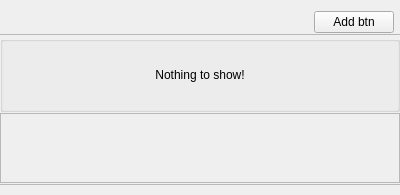
<?xml version="1.0" encoding="UTF-8"?>
<ui version="4.0">
 <class>C_CamMosDatabaseWidget</class>
 <widget class="QWidget" name="C_CamMosDatabaseWidget">
  <property name="geometry">
   <rect>
    <x>0</x>
    <y>0</y>
    <width>400</width>
    <height>195</height>
   </rect>
  </property>
  <property name="windowTitle">
   <string>C_CamMosDatabaseWidget</string>
  </property>
  <layout class="QVBoxLayout" name="verticalLayout" stretch="0,1">
   <property name="spacing">
    <number>0</number>
   </property>
   <property name="leftMargin">
    <number>0</number>
   </property>
   <property name="topMargin">
    <number>0</number>
   </property>
   <property name="rightMargin">
    <number>0</number>
   </property>
   <property name="bottomMargin">
    <number>0</number>
   </property>
   <item>
    <widget class="stw::opensyde_gui_elements::C_CamOgeWiSettingSubSection" name="pc_WiHeader" native="true"/>
   </item>
   <item>
    <widget class="QWidget" name="pc_WiContent" native="true">
     <property name="minimumSize">
      <size>
       <width>0</width>
       <height>185</height>
      </size>
     </property>
     <property name="maximumSize">
      <size>
       <width>16777215</width>
       <height>185</height>
      </size>
     </property>
     <layout class="QVBoxLayout" name="verticalLayout_2">
      <property name="spacing">
       <number>1</number>
      </property>
      <property name="leftMargin">
       <number>0</number>
      </property>
      <property name="topMargin">
       <number>1</number>
      </property>
      <property name="rightMargin">
       <number>0</number>
      </property>
      <property name="bottomMargin">
       <number>10</number>
      </property>
      <item>
       <layout class="QHBoxLayout" name="horizontalLayout">
        <property name="leftMargin">
         <number>6</number>
        </property>
        <property name="rightMargin">
         <number>6</number>
        </property>
        <item>
         <spacer name="horizontalSpacer">
          <property name="orientation">
           <enum>Qt::Horizontal</enum>
          </property>
          <property name="sizeHint" stdset="0">
           <size>
            <width>0</width>
            <height>0</height>
           </size>
          </property>
         </spacer>
        </item>
        <item>
         <widget class="stw::opensyde_gui_elements::C_CamOgePubSettingsAdd" name="pc_BtnAdd">
          <property name="text">
           <string>Add btn</string>
          </property>
         </widget>
        </item>
       </layout>
      </item>
      <item>
       <widget class="stw::opensyde_gui_elements::C_OgeFraStyled" name="pc_FrameTop">
     <property name="variant" stdset="0">
      <string notr="true">Separator</string>
     </property>
        <property name="minimumSize">
         <size>
          <width>0</width>
          <height>1</height>
         </size>
        </property>
        <property name="maximumSize">
         <size>
          <width>16777215</width>
          <height>1</height>
         </size>
        </property>
        <property name="frameShape">
         <enum>QFrame::StyledPanel</enum>
        </property>
        <property name="frameShadow">
         <enum>QFrame::Raised</enum>
        </property>
       </widget>
      </item>
      <item>
       <widget class="stw::opensyde_gui_elements::C_OgeGbxStyled" name="pc_GroupBoxNoElements">
     <property name="variant" stdset="0">
      <string notr="true">Transparent</string>
     </property>
        <property name="title">
         <string/>
        </property>
        <layout class="QHBoxLayout" name="horizontalLayout_4">
         <item>
          <spacer name="horizontalSpacer_4">
           <property name="orientation">
            <enum>Qt::Horizontal</enum>
           </property>
           <property name="sizeHint" stdset="0">
            <size>
             <width>0</width>
             <height>0</height>
            </size>
           </property>
          </spacer>
         </item>
         <item>
          <layout class="QVBoxLayout" name="verticalLayout_9">
           <item>
            <spacer name="verticalSpacer_2">
             <property name="orientation">
              <enum>Qt::Vertical</enum>
             </property>
             <property name="sizeHint" stdset="0">
              <size>
               <width>20</width>
               <height>40</height>
              </size>
             </property>
            </spacer>
           </item>
           <item>
            <widget class="stw::opensyde_gui_elements::C_OgeLabGenericNoPaddingNoMargins" name="pc_LabNoDatabase">
             <property name="text">
              <string>Nothing to show!</string>
             </property>
             <property name="alignment">
              <set>Qt::AlignCenter</set>
             </property>
            </widget>
           </item>
           <item>
            <spacer name="verticalSpacer_3">
             <property name="orientation">
              <enum>Qt::Vertical</enum>
             </property>
             <property name="sizeHint" stdset="0">
              <size>
               <width>20</width>
               <height>40</height>
              </size>
             </property>
            </spacer>
           </item>
          </layout>
         </item>
         <item>
          <spacer name="horizontalSpacer_5">
           <property name="orientation">
            <enum>Qt::Horizontal</enum>
           </property>
           <property name="sizeHint" stdset="0">
            <size>
             <width>0</width>
             <height>0</height>
            </size>
           </property>
          </spacer>
         </item>
        </layout>
       </widget>
      </item>
      <item>
       <layout class="QVBoxLayout" name="verticalLayout_3">
        <item>
         <widget class="stw::opensyde_gui_elements::C_OgeTransparentScrollArea" name="pc_ScrollArea">
          <property name="widgetResizable">
           <bool>true</bool>
          </property>
          <widget class="stw::opensyde_gui_elements::C_OgeWiOnlyBackground" name="pc_ScrollAreaContents">
           <property name="geometry">
            <rect>
             <x>0</x>
             <y>0</y>
             <width>396</width>
             <height>69</height>
            </rect>
           </property>
           <layout class="QVBoxLayout" name="verticalLayout_5">
            <property name="spacing">
             <number>0</number>
            </property>
            <property name="leftMargin">
             <number>0</number>
            </property>
            <property name="topMargin">
             <number>0</number>
            </property>
            <property name="rightMargin">
             <number>0</number>
            </property>
            <property name="bottomMargin">
             <number>0</number>
            </property>
            <item>
             <layout class="QVBoxLayout" name="pc_LayoutContents">
              <item>
               <spacer name="verticalSpacer">
                <property name="orientation">
                 <enum>Qt::Vertical</enum>
                </property>
                <property name="sizeHint" stdset="0">
                 <size>
                  <width>0</width>
                  <height>0</height>
                 </size>
                </property>
               </spacer>
              </item>
             </layout>
            </item>
           </layout>
          </widget>
         </widget>
        </item>
       </layout>
      </item>
      <item>
       <widget class="stw::opensyde_gui_elements::C_OgeFraStyled" name="pc_FrameBottom">
     <property name="variant" stdset="0">
      <string notr="true">Separator</string>
     </property>
        <property name="minimumSize">
         <size>
          <width>0</width>
          <height>1</height>
         </size>
        </property>
        <property name="maximumSize">
         <size>
          <width>16777215</width>
          <height>1</height>
         </size>
        </property>
        <property name="frameShape">
         <enum>QFrame::StyledPanel</enum>
        </property>
        <property name="frameShadow">
         <enum>QFrame::Raised</enum>
        </property>
       </widget>
      </item>
     </layout>
    </widget>
   </item>
  </layout>
 </widget>
 <customwidgets>
  <customwidget>
   <class>stw::opensyde_gui_elements::C_CamOgePubSettingsAdd</class>
   <extends>QPushButton</extends>
   <header>C_CamOgePubSettingsAdd.hpp</header>
  </customwidget>
  <customwidget>
   <class>stw::opensyde_gui_elements::C_OgeWiOnlyBackground</class>
   <extends>QWidget</extends>
   <header>C_OgeWiOnlyBackground.hpp</header>
   <container>1</container>
  </customwidget>
  <customwidget>
   <class>stw::opensyde_gui_elements::C_OgeFraStyled</class>
   <extends>QFrame</extends>
   <header>C_OgeFraStyled.hpp</header>
   <container>1</container>
  </customwidget>
  <customwidget>
   <class>stw::opensyde_gui_elements::C_CamOgeWiSettingSubSection</class>
   <extends>QWidget</extends>
   <header>C_CamOgeWiSettingSubSection.hpp</header>
   <container>1</container>
  </customwidget>
  <customwidget>
   <class>stw::opensyde_gui_elements::C_OgeTransparentScrollArea</class>
   <extends>QScrollArea</extends>
   <header>C_OgeTransparentScrollArea.hpp</header>
   <container>1</container>
  </customwidget>
  <customwidget>
   <class>stw::opensyde_gui_elements::C_OgeLabGenericNoPaddingNoMargins</class>
   <extends>QLabel</extends>
   <header>C_OgeLabGenericNoPaddingNoMargins.hpp</header>
  </customwidget>
  <customwidget>
   <class>stw::opensyde_gui_elements::C_OgeGbxStyled</class>
   <extends>QGroupBox</extends>
   <header>C_OgeGbxStyled.hpp</header>
   <container>1</container>
  </customwidget>
 </customwidgets>
 <resources/>
 <connections/>
</ui>
